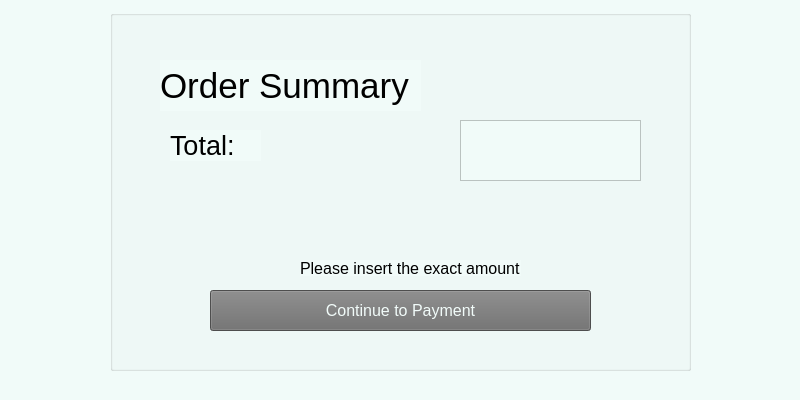
<?xml version="1.0" encoding="UTF-8"?>
<ui version="4.0">
 <class>Form</class>
 <widget class="QWidget" name="Form">
  <property name="enabled">
   <bool>true</bool>
  </property>
  <property name="geometry">
   <rect>
    <x>0</x>
    <y>0</y>
    <width>800</width>
    <height>400</height>
   </rect>
  </property>
  <property name="mouseTracking">
   <bool>true</bool>
  </property>
  <property name="tabletTracking">
   <bool>true</bool>
  </property>
  <property name="windowTitle">
   <string>Form</string>
  </property>
  <property name="autoFillBackground">
   <bool>false</bool>
  </property>
  <property name="styleSheet">
   <string notr="true">background-color:rgb(241, 251, 249)</string>
  </property>
  <widget class="QGroupBox" name="groupBox">
   <property name="geometry">
    <rect>
     <x>110</x>
     <y>10</y>
     <width>581</width>
     <height>361</height>
    </rect>
   </property>
   <property name="title">
    <string/>
   </property>
   <widget class="QLabel" name="orderSummaryLabel">
    <property name="geometry">
     <rect>
      <x>50</x>
      <y>50</y>
      <width>261</width>
      <height>51</height>
     </rect>
    </property>
    <property name="font">
     <font>
      <pointsize>26</pointsize>
     </font>
    </property>
    <property name="text">
     <string>Order Summary</string>
    </property>
   </widget>
   <widget class="QLabel" name="totalLabel">
    <property name="geometry">
     <rect>
      <x>60</x>
      <y>120</y>
      <width>91</width>
      <height>31</height>
     </rect>
    </property>
    <property name="font">
     <font>
      <pointsize>20</pointsize>
     </font>
    </property>
    <property name="text">
     <string>Total: </string>
    </property>
   </widget>
   <widget class="QTextEdit" name="textEdit">
    <property name="enabled">
     <bool>true</bool>
    </property>
    <property name="geometry">
     <rect>
      <x>350</x>
      <y>110</y>
      <width>181</width>
      <height>61</height>
     </rect>
    </property>
    <property name="font">
     <font>
      <pointsize>22</pointsize>
     </font>
    </property>
    <property name="readOnly">
     <bool>true</bool>
    </property>
   </widget>
   <widget class="QPushButton" name="orderConfirmation">
    <property name="geometry">
     <rect>
      <x>100</x>
      <y>280</y>
      <width>381</width>
      <height>41</height>
     </rect>
    </property>
    <property name="font">
     <font>
      <pointsize>12</pointsize>
     </font>
    </property>
    <property name="mouseTracking">
     <bool>true</bool>
    </property>
    <property name="tabletTracking">
     <bool>true</bool>
    </property>
    <property name="styleSheet">
     <string notr="true">background-color: rgb(109, 109, 109);
color: rgb(241, 251, 249);</string>
    </property>
    <property name="text">
     <string>Continue to Payment</string>
    </property>
    <property name="checkable">
     <bool>true</bool>
    </property>
    <property name="flat">
     <bool>false</bool>
    </property>
   </widget>
   <widget class="QLabel" name="instructionLabel">
    <property name="geometry">
     <rect>
      <x>190</x>
      <y>250</y>
      <width>221</width>
      <height>16</height>
     </rect>
    </property>
    <property name="font">
     <font>
      <pointsize>12</pointsize>
     </font>
    </property>
    <property name="text">
     <string>Please insert the exact amount</string>
    </property>
   </widget>
   <widget class="QPushButton" name="pushButton">
    <property name="geometry">
     <rect>
      <x>20</x>
      <y>20</y>
      <width>51</width>
      <height>24</height>
     </rect>
    </property>
    <property name="text">
     <string/>
    </property>
    <property name="icon">
     <iconset>
      <normaloff>../Graphics/previous.png</normaloff>../Graphics/previous.png</iconset>
    </property>
    <property name="flat">
     <bool>true</bool>
    </property>
   </widget>
  </widget>
 </widget>
 <resources/>
 <connections/>
</ui>
